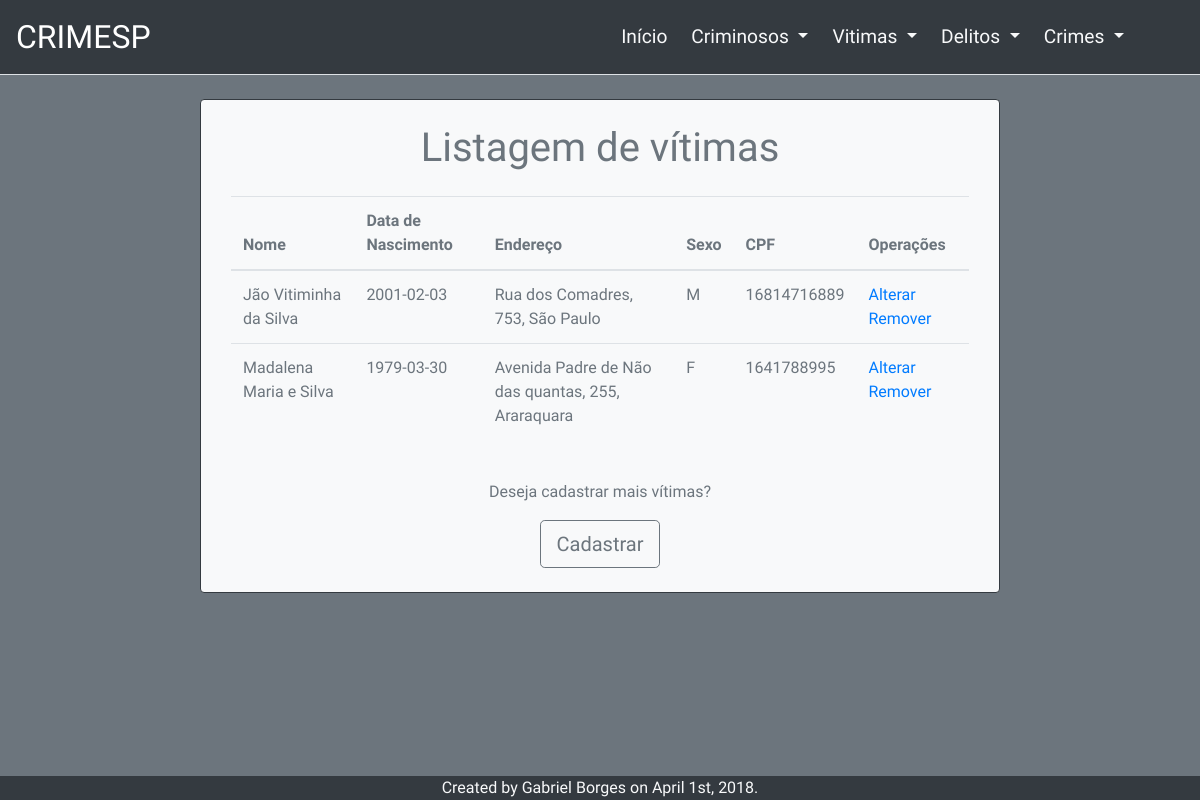
Page /listarVitimas.php on the earlier database version.
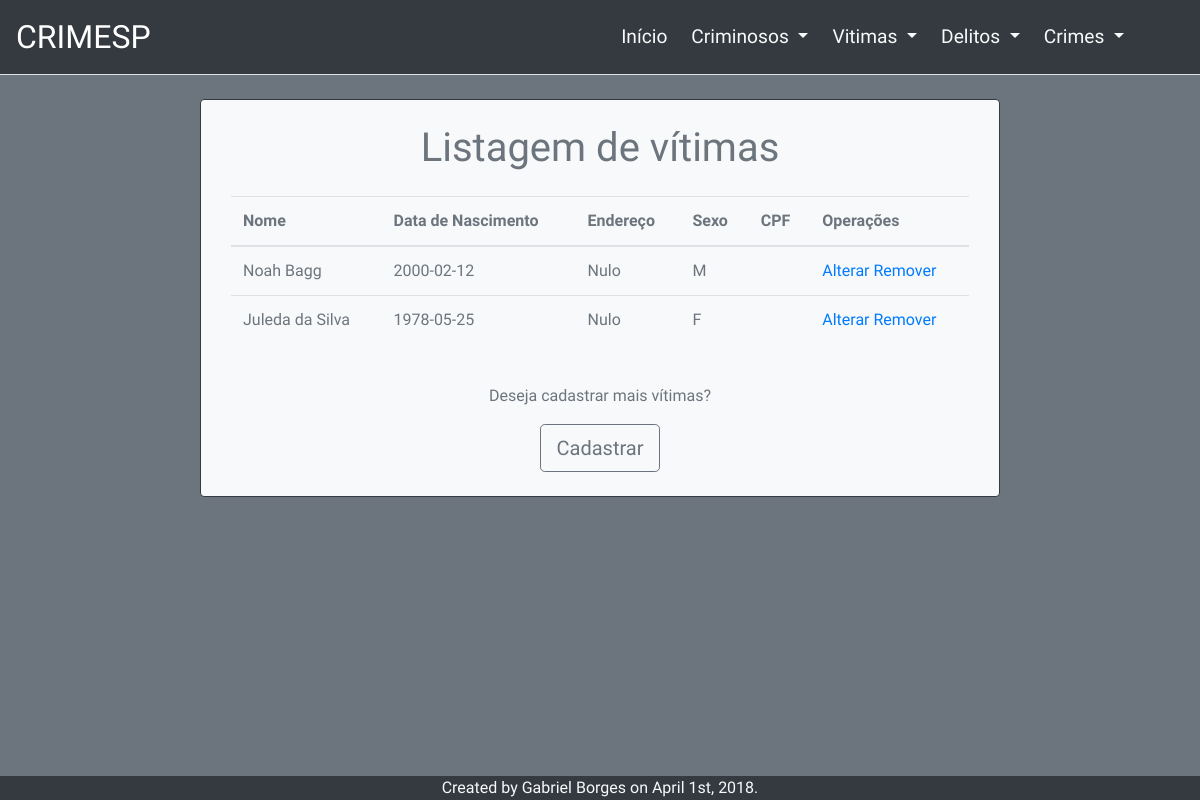
Same page on the later database version.
### tables this page shows
CREATE TABLE IF NOT EXISTS `vitima` (
  `id` int(11) NOT NULL AUTO_INCREMENT,
  `nome` varchar(80) NOT NULL,
  `endereco` varchar(150) DEFAULT NULL,
  `dataNasc` date DEFAULT NULL,
  `sexo` char(1) NOT NULL,
  `cpf` varchar(11) DEFAULT NULL,
  PRIMARY KEY (`id`)
);

### classes/ConexaoPDO.php (called while the page is built, shortened)
<?php
class ConexaoPDO {
    private $builderToExec;
    private $sql, $pdo, $linha, $query, $erro;
    public function getPdo() {
        return $this->pdo;
    }
    public function getQuery() {
        return $this->query;
    }
    public function getErro() {
        return $this->erro;
    }
    public function getBuilderToExec() {
        return $this->builderToExec;
    }
    public function setPdo($pdo) {
        $this->pdo = $pdo;
    }
    public function setQuery($query) {
        $this->query = $query;
    }
    public function setErro($erro) {
        $this->erro = $erro;
    }
    public function setBuilderToExec($builder){
        $this->builderToExec = $builder;
    }
    public function setSelectBuilder($tabela, $tupla = null, $condition = null) {
        if (is_null($tupla)) {
            $selectBuilder = "SELECT * FROM $tabela";
        }
        if (!is_null($condition)) {
            for ($i = 0; $i < count($condition); $i++) {
                $selectBuilder .= " WHERE " . $condition[$i]['col'] . " = " . $condition[$i]['value'];
                if(!empty($condition[$i]['operator'])){
                    $selectBuilder .= " " . $condition[$i]['operator'];
                }
            }
        }
        else {
            $selectBuilder .= " ;";
        }
        $this->execBuilder($selectBuilder);
    }
    public function execBuilder($builder) {
        $pdo = $this->getPdo();
        $operation = $this->getBuilderToExec();
        try {
            switch($operation){
                case "update":
                case "select":
                    $query = $pdo->prepare($builder);
                    $query->execute();
                    break;
            }
        } catch (PDOException $e) {
            $this->setErro($e);
        }
    }
}

### classes/Vitima.php (called while the page is built, shortened)
<?php
require_once'classes\ConexaoPDO.php';
class Vitima{
	private $resultadoPost, $conexao;
    public function getConexao(){
        return $this->conexao;
    }
    public function setConexao($conexao){
        $this->conexao = $conexao;
    }
    public function listarVitima($campos = null, $where = null){
        $conexao = $this->getConexao();
        $tabela = "vitima";
        if(is_null($campos)){
            $campos = null;
        }
        if(is_null($where)){
            $where = null;
        }
        $conexao->setSelectBuilder($tabela, $campos, $where);
        if(!$conexao->getErro()){
            return $conexao->getQuery();
        }
    }
}

### listarVitimas.php (the view, shortened to what this page needs)
<?php
include 'header.php';
require_once 'classes/Vitima.php';
$vitm = new Vitima();
$query = $vitm->listarVitima();
if($vitm->getConexao()->getErro()){
    header("Location:index.php");
}else{
    $countVitm = $query->rowCount();
}
if($countVitm > 0){
    echo'
        <section class="container-fluid mt-4 mb-5">
            <div class="row">
                <div class="col-11 col-md-10 col-lg-8 mx-auto bg-light border border-2 border-dark rounded divForm text-secondary">
                    <h1 class="text-center mt-4 ">Listagem de vítimas</h1>
                    <div class="col-12 my-4 mx-auto table-responsive">
                        <table class="table table-hover">
                            <thead>
                                <tr>
                                    <th>Nome</th>
                                    <th>Data de Nascimento</th>
                                    <th>Endereço</th>
                                    <th>Sexo</th>
                                    <th>CPF</th>
                                    <th colspan="2">Operações</th>
                                </tr>
                            </thead>
                            <tbody>';
    $html = "";
    while($linha = $query->fetch(PDO::FETCH_ASSOC)){
        (isset($linha['endereco'])) ?: $linha['endereco'] = "Nulo";
        (isset($linha['cpf'])) ?: $linha['CPF'] = "Nulo";
        $html.='<tr>';
        $html.='<td>' . $linha['nome'] . '</td>';
        $html.='<td>' . $linha['dataNasc'] . '</td>';
        $html.='<td>' . $linha['endereco'] . '</td>';
        $html.='<td>' . $linha['sexo'] . '</td>';
        $html.='<td>' . $linha['cpf'] . '</td>';
        $html.='<td><a href="formVitimas.php?op=1&id='.$linha['id'].'">Alterar</a> <a href="formVitimas.php?op=2&id='.$linha['id'].'">Remover</a></td>';
        $html.='</tr>';
    }
    echo $html;
    echo'                   </tbody>
                        </table>
                    </div>
                    <div class="col-12 mx-auto text-center my-4">
                        <p class="text-secondary">Deseja cadastrar mais vítimas?</p>
                        <a class="btn btn-lg btn-outline-secondary" href="formVitimas.php">Cadastrar</a>
                    </div>
                </div>
            </div>
        </section>
    ';
}
?>
<?php include 'footer.php'?>

### header.php (shortened to what this page needs)
<!DOCTYPE html>
<html lang="pt-BR">
    <head>
        <link rel="stylesheet" href="https://stackpath.bootstrapcdn.com/bootstrap/4.1.1/css/bootstrap.min.css" type="text/css"/>
        <link rel="stylesheet" type="text/css" href="css/mainStyle.css" />
    </head>
    <body class="bg-secondary">
        <nav class="navbar navbar-expand-lg navbar-dark bg-dark border-bottom">
            <a class="navbar-brand" href="index.php">CRIMESP</a>
            <div class="collapse navbar-collapse" id="navbarList">
                <ul class="navbar-nav ml-auto px-2 pr-5">
                    <li class="nav-item px-1">
                        <a class="nav-link text-light" href="index.php">Início</a>
                    </li>
                    <li class="nav-item dropdown px-1">
                        <a class="nav-link dropdown-toggle text-light" href="#" id="dropCriminosos" data-toggle="dropdown" aria-haspopup="true" aria-expanded="false">
                            Criminosos
                        </a>
                    </li>
                    <li class="nav-item dropdown px-1">
                        <a class="nav-link dropdown-toggle text-light" href="#" id="dropVitimas" data-toggle="dropdown" aria-haspopup="true" aria-expanded="false">
                            Vitimas
                        </a>
                    </li>
                    <li class="nav-item dropdown px-1">
                        <a class="nav-link dropdown-toggle text-light" href="#" id="dropDelitos" data-toggle="dropdown" aria-haspopup="true" aria-expanded="false">
                            Delitos
                        </a>
                    </li>
                    <li class="nav-item dropdown px-1">
                        <a class="nav-link dropdown-toggle text-light" href="#" id="dropCrimes" data-toggle="dropdown" aria-haspopup="true" aria-expanded="false">
                            Crimes
                        </a>
                    </li>
                </ul>
            </div>
        </nav>

### footer.php (shortened to what this page needs)
        <section class="container-fluid fixed-bottom bg-dark" id="footer">
        	<div>
	        	<footer class="text-center text-light">
	        		Created by Gabriel Borges on April 1st, 2018.
	        	</footer>
        	</div>
        </section>
    </body>
</html>

### css/mainStyle.css (style rules this page uses)
.navbar-brand { font-size:2.0rem; }
.nav-item .nav-link { font-size:1.2rem; }
body { font-family: 'Exo 2', sans-serif; }
.divForm { display: none; }
#footer { font-size: 1.0rem; }

Differences in the rows shown:
changed vitima: nome "Jão Vitiminha da Silva" → "Noah Bagg"; dataNasc "2001-02-03" → "2000-02-12"; endereco "Rua dos Comadres, 753, São Paulo" → "Nulo"; cpf "16814716889" → (not shown)
changed vitima: nome "Madalena Maria e Silva" → "Juleda da Silva"; dataNasc "1979-03-30" → "1978-05-25"; endereco "Avenida Padre de Não das quantas, 255, Araraquara" → "Nulo"; cpf "1641788995" → (not shown)
